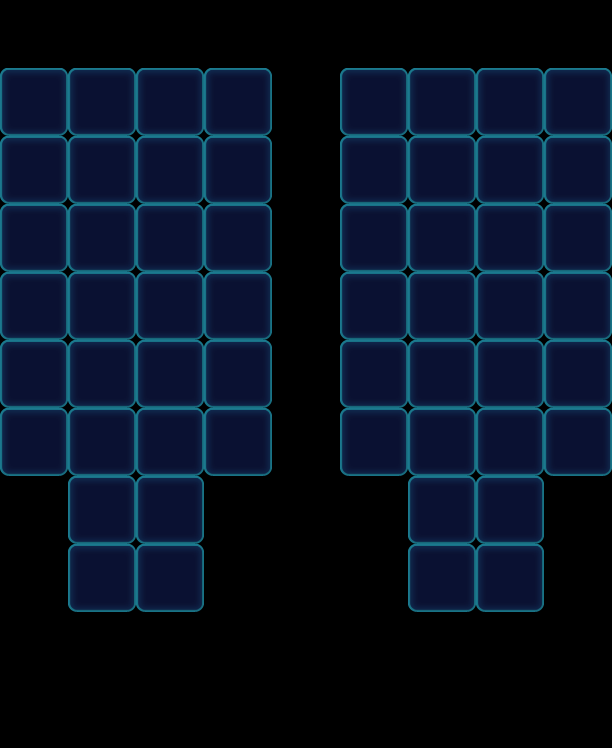

A level layout from a 2D game, rendered from its tile map. Below: a short description, then the map file with tile-grid data replaced by summaries:
An orthogonal 9x11 tile map with 68x68 px tiles, 1 tile layer (Valid), 2 tilesets and 32 objects (16x Ice, 8x Factory_Normal, 8x Boss).

<map version="1.0" orientation="orthogonal" width="9" height="11" tilewidth="68" tileheight="68">
 <tileset firstgid="1" name="game_grid1" tilewidth="68" tileheight="68">
  <image source="game_grid1.png" width="68" height="68" />
 </tileset>
 <tileset firstgid="2" name="map" tilewidth="68" tileheight="68">
  <image source="map.png" width="1024" height="1024" />
 </tileset>
 <layer name="Valid" width="9" height="11">
  <data>[99 cells, 56 non-empty, 1 distinct tile ids]</data>
 </layer>
 <objectgroup name="BottomObj" width="9" height="11" />
 <objectgroup name="MiddleObj" width="9" height="11" />
 <objectgroup color="#000000" name="TopObj" width="9" height="11">
  <object name="10" type="Factory_Normal" x="0" y="0" width="68" height="68">
   <properties>
    <property name="FactoryColorsConfig" value="Blue,Green,Yellow,Purple,Orange" />
   </properties>
  </object>
  <object name="10" type="Boss" x="68" y="476" width="68" height="68">
   <properties>
    <property name="BossName" value="Color1" />
    <property name="BossType" value="ColorBoss" />
    <property name="BossTypeConfig" value="Blue,Green,Yellow,Purple,Orange" />
   </properties>
  </object>
  <object name="10" type="Boss" x="408" y="476" width="68" height="68">
   <properties>
    <property name="BossName" value="Color2" />
    <property name="BossType" value="ColorBoss" />
    <property name="BossTypeConfig" value="Blue,Green,Yellow,Purple,Orange" />
   </properties>
  </object>
  <object name="10" type="Boss" x="476" y="476" width="68" height="68">
   <properties>
    <property name="BossName" value="Color2" />
    <property name="BossType" value="ColorBoss" />
    <property name="BossTypeConfig" value="Blue,Green,Yellow,Purple,Orange" />
   </properties>
  </object>
  <object name="10" type="Boss" x="408" y="544" width="68" height="68">
   <properties>
    <property name="BossName" value="Color2" />
    <property name="BossType" value="ColorBoss" />
    <property name="BossTypeConfig" value="Blue,Green,Yellow,Purple,Orange" />
   </properties>
  </object>
  <object name="10" type="Boss" x="476" y="544" width="68" height="68">
   <properties>
    <property name="BossName" value="Color2" />
    <property name="BossType" value="ColorBoss" />
    <property name="BossTypeConfig" value="Blue,Green,Yellow,Purple,Orange" />
   </properties>
  </object>
  <object name="10" type="Boss" x="136" y="476" width="68" height="68">
   <properties>
    <property name="BossName" value="Color1" />
    <property name="BossType" value="ColorBoss" />
    <property name="BossTypeConfig" value="Blue,Green,Yellow,Purple,Orange" />
   </properties>
  </object>
  <object name="10" type="Boss" x="68" y="544" width="68" height="68">
   <properties>
    <property name="BossName" value="Color1" />
    <property name="BossType" value="ColorBoss" />
    <property name="BossTypeConfig" value="Blue,Green,Yellow,Purple,Orange" />
   </properties>
  </object>
  <object name="10" type="Boss" x="136" y="544" width="68" height="68">
   <properties>
    <property name="BossName" value="Color1" />
    <property name="BossType" value="ColorBoss" />
    <property name="BossTypeConfig" value="Blue,Green,Yellow,Purple,Orange" />
   </properties>
  </object>
  <object name="10" type="Factory_Normal" x="68" y="0" width="68" height="68">
   <properties>
    <property name="FactoryColorsConfig" value="Blue,Green,Yellow,Purple,Orange" />
   </properties>
  </object>
  <object name="10" type="Factory_Normal" x="136" y="0" width="68" height="68">
   <properties>
    <property name="FactoryColorsConfig" value="Blue,Green,Yellow,Purple,Orange" />
   </properties>
  </object>
  <object name="10" type="Factory_Normal" x="204" y="0" width="68" height="68">
   <properties>
    <property name="FactoryColorsConfig" value="Blue,Green,Yellow,Purple,Orange" />
   </properties>
  </object>
  <object name="10" type="Factory_Normal" x="340" y="0" width="68" height="68">
   <properties>
    <property name="FactoryColorsConfig" value="Blue,Green,Yellow,Purple,Orange" />
   </properties>
  </object>
  <object name="10" type="Factory_Normal" x="408" y="0" width="68" height="68">
   <properties>
    <property name="FactoryColorsConfig" value="Blue,Green,Yellow,Purple,Orange" />
   </properties>
  </object>
  <object name="10" type="Factory_Normal" x="476" y="0" width="68" height="68">
   <properties>
    <property name="FactoryColorsConfig" value="Blue,Green,Yellow,Purple,Orange" />
   </properties>
  </object>
  <object name="10" type="Factory_Normal" x="544" y="0" width="68" height="68">
   <properties>
    <property name="FactoryColorsConfig" value="Blue,Green,Yellow,Purple,Orange" />
   </properties>
  </object>
  <object name="10" type="Ice" x="544" y="408" width="68" height="68">
   <properties>
    <property name="Layers" value="3" />
   </properties>
  </object>
  <object name="10" type="Ice" x="340" y="408" width="68" height="68">
   <properties>
    <property name="Layers" value="3" />
   </properties>
  </object>
  <object name="10" type="Ice" x="476" y="408" width="68" height="68">
   <properties>
    <property name="Layers" value="3" />
   </properties>
  </object>
  <object name="10" type="Ice" x="408" y="408" width="68" height="68">
   <properties>
    <property name="Layers" value="3" />
   </properties>
  </object>
  <object name="10" type="Ice" x="68" y="408" width="68" height="68">
   <properties>
    <property name="Layers" value="3" />
   </properties>
  </object>
  <object name="10" type="Ice" x="136" y="408" width="68" height="68">
   <properties>
    <property name="Layers" value="3" />
   </properties>
  </object>
  <object name="10" type="Ice" x="0" y="408" width="68" height="68">
   <properties>
    <property name="Layers" value="3" />
   </properties>
  </object>
  <object name="10" type="Ice" x="204" y="408" width="68" height="68">
   <properties>
    <property name="Layers" value="3" />
   </properties>
  </object>
  <object name="10" type="Ice" x="0" y="340" width="68" height="68">
   <properties>
    <property name="Layers" value="3" />
   </properties>
  </object>
  <object name="10" type="Ice" x="204" y="340" width="68" height="68">
   <properties>
    <property name="Layers" value="3" />
   </properties>
  </object>
  <object name="10" type="Ice" x="0" y="272" width="68" height="68">
   <properties>
    <property name="Layers" value="3" />
   </properties>
  </object>
  <object name="10" type="Ice" x="204" y="272" width="68" height="68">
   <properties>
    <property name="Layers" value="3" />
   </properties>
  </object>
  <object name="10" type="Ice" x="544" y="272" width="68" height="68">
   <properties>
    <property name="Layers" value="3" />
   </properties>
  </object>
  <object name="10" type="Ice" x="340" y="272" width="68" height="68">
   <properties>
    <property name="Layers" value="3" />
   </properties>
  </object>
  <object name="10" type="Ice" x="544" y="340" width="68" height="68">
   <properties>
    <property name="Layers" value="3" />
   </properties>
  </object>
  <object name="10" type="Ice" x="340" y="340" width="68" height="68">
   <properties>
    <property name="Layers" value="3" />
   </properties>
  </object>
 </objectgroup>
</map>
